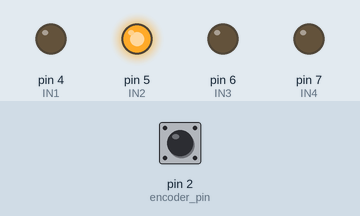
Simulated run of this sketch. Board: Arduino Uno, built with avr-gcc and run on an emulated ATmega328P. On the bench: output pins drawn as LEDs (lit = HIGH). The inputs (shaded band) are chosen by the test bench; at power-on: pin 2 (encoder_pin) HIGH. What the sketch prints to the serial monitor is not drawn.

Above: at 1.2 s.
1.3 s: pin 2 (encoder_pin) pulsed LOW 2 times (0.12 s each, 0.3 s apart)
Timing chart, 0 to 4.3 s (numbered marks = the images above; inputs shaded):
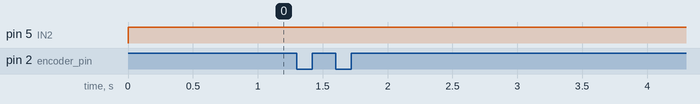

Measured:
- after the input at 1.3 s, every drawn part: stays the same

The sketch:

teste_encoder_02.ino
```cpp
int velMax = 255;
int velMin = 0;

int IN1 = 4;
int IN2 = 5;
int IN3 = 6;
int IN4 = 7;

int encoder_pin = 2;  // The pin the encoder is connected
int nrFuros = 8;
int pulsos = 0;
int anterior = 0;

void setup(){
  Serial.begin(9600);
  pinMode(encoder_pin, INPUT);

  pinMode(IN1, OUTPUT);
  pinMode(IN2, OUTPUT);
  pinMode(IN3, OUTPUT);
  pinMode(IN4, OUTPUT);
}

void loop(){
  analogWrite(IN1, velMin);
  analogWrite(IN2, velMax);
  analogWrite(IN3, velMin);
  analogWrite(IN4, velMin);

  if(digitalRead(encoder_pin) == LOW && anterior == 0){
    anterior = 1;
    delay(10);
  }

  if(digitalRead(encoder_pin) == HIGH && anterior == 1){
    pulsos = pulsos + 1;
    Serial.println(pulsos);
    anterior = 0;
    delay(10);
  }

  if(pulsos == nrFuros){
    analogWrite(IN1, velMin);
    analogWrite(IN2, velMin);
    analogWrite(IN3, velMin);
    analogWrite(IN4, velMin);
    pulsos = 0;
    delay(2000);
  }
}
```
